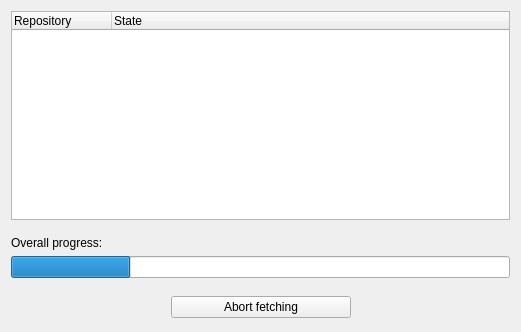
<ui version="4.0" >
 <author>Matthew Perry, Borys Jurgiel</author>
 <class>QgsPluginInstallerFetchingDialog</class>
 <widget class="QDialog" name="QgsPluginInstallerFetchingDialog" >
  <property name="geometry" >
   <rect>
    <x>0</x>
    <y>0</y>
    <width>521</width>
    <height>332</height>
   </rect>
  </property>
  <property name="windowTitle" >
   <string>Fetching repositories</string>
  </property>
  <property name="windowIcon" >
   <iconset resource="resources.qrc" >:/plugins/installer/qgis-icon.png</iconset>
  </property>
  <layout class="QGridLayout" >
   <item row="1" column="0" >
    <spacer>
     <property name="orientation" >
      <enum>Qt::Vertical</enum>
     </property>
     <property name="sizeType" >
      <enum>QSizePolicy::Fixed</enum>
     </property>
     <property name="sizeHint" >
      <size>
       <width>249</width>
       <height>10</height>
      </size>
     </property>
    </spacer>
   </item>
   <item row="2" column="0" >
    <widget class="QLabel" name="label1" >
     <property name="text" >
      <string>Overall progress:</string>
     </property>
    </widget>
   </item>
   <item row="3" column="0" >
    <widget class="QProgressBar" name="progressBar" >
     <property name="value" >
      <number>24</number>
     </property>
     <property name="alignment" >
      <set>Qt::AlignHCenter</set>
     </property>
     <property name="textDirection" >
      <enum>QProgressBar::TopToBottom</enum>
     </property>
     <property name="format" >
      <string/>
     </property>
    </widget>
   </item>
   <item row="4" column="0" >
    <spacer>
     <property name="orientation" >
      <enum>Qt::Vertical</enum>
     </property>
     <property name="sizeType" >
      <enum>QSizePolicy::Fixed</enum>
     </property>
     <property name="sizeHint" >
      <size>
       <width>248</width>
       <height>10</height>
      </size>
     </property>
    </spacer>
   </item>
   <item row="5" column="0" >
    <layout class="QHBoxLayout" >
     <item>
      <spacer>
       <property name="orientation" >
        <enum>Qt::Horizontal</enum>
       </property>
       <property name="sizeType" >
        <enum>QSizePolicy::MinimumExpanding</enum>
       </property>
       <property name="sizeHint" >
        <size>
         <width>140</width>
         <height>27</height>
        </size>
       </property>
      </spacer>
     </item>
     <item>
      <widget class="QPushButton" name="buttonSkip" >
       <property name="sizePolicy" >
        <sizepolicy vsizetype="Fixed" hsizetype="Fixed" >
         <horstretch>0</horstretch>
         <verstretch>0</verstretch>
        </sizepolicy>
       </property>
       <property name="minimumSize" >
        <size>
         <width>180</width>
         <height>0</height>
        </size>
       </property>
       <property name="focusPolicy" >
        <enum>Qt::NoFocus</enum>
       </property>
       <property name="text" >
        <string>Abort fetching</string>
       </property>
       <property name="autoDefault" >
        <bool>false</bool>
       </property>
       <property name="default" >
        <bool>false</bool>
       </property>
       <property name="flat" >
        <bool>false</bool>
       </property>
      </widget>
     </item>
     <item>
      <spacer>
       <property name="orientation" >
        <enum>Qt::Horizontal</enum>
       </property>
       <property name="sizeType" >
        <enum>QSizePolicy::MinimumExpanding</enum>
       </property>
       <property name="sizeHint" >
        <size>
         <width>140</width>
         <height>27</height>
        </size>
       </property>
      </spacer>
     </item>
    </layout>
   </item>
   <item row="0" column="0" >
    <widget class="QTreeWidget" name="treeWidget" >
     <property name="enabled" >
      <bool>true</bool>
     </property>
     <property name="horizontalScrollBarPolicy" >
      <enum>Qt::ScrollBarAsNeeded</enum>
     </property>
     <property name="showDropIndicator" stdset="0" >
      <bool>false</bool>
     </property>
     <property name="selectionMode" >
      <enum>QAbstractItemView::NoSelection</enum>
     </property>
     <property name="horizontalScrollMode" >
      <enum>QAbstractItemView::ScrollPerItem</enum>
     </property>
     <property name="rootIsDecorated" >
      <bool>false</bool>
     </property>
     <property name="itemsExpandable" >
      <bool>false</bool>
     </property>
     <column>
      <property name="text" >
       <string>Repository</string>
      </property>
     </column>
     <column>
      <property name="text" >
       <string>State</string>
      </property>
     </column>
    </widget>
   </item>
  </layout>
 </widget>
 <resources>
  <include location="resources.qrc" />
 </resources>
 <connections>
  <connection>
   <sender>buttonSkip</sender>
   <signal>clicked()</signal>
   <receiver>QgsPluginInstallerFetchingDialog</receiver>
   <slot>reject()</slot>
   <hints>
    <hint type="sourcelabel" >
     <x>350</x>
     <y>321</y>
    </hint>
    <hint type="destinationlabel" >
     <x>250</x>
     <y>76</y>
    </hint>
   </hints>
  </connection>
 </connections>
</ui>
